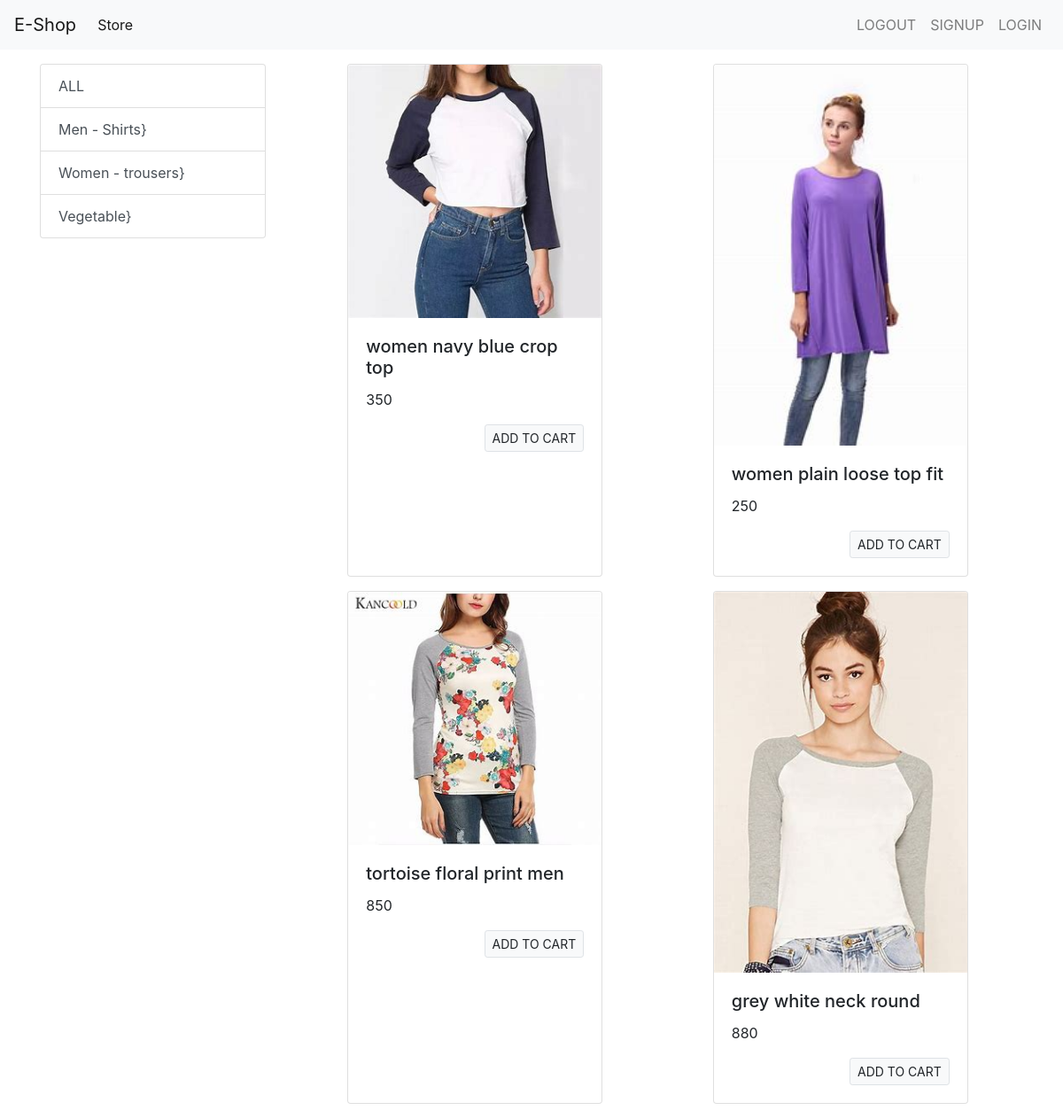
The app's page /?category=2 with its own data.
### store/models/category.py (models this page shows, shortened)
class Category(models.Model):
    name = models.CharField(max_length=20)
    @staticmethod
    def get_all_categories():
        return Category.objects.all();

### store/models/product.py (models this page shows, shortened)
class Product(models.Model):
    name = models.CharField(max_length=50)
    price = models.IntegerField(default=0)
    category = models.ForeignKey(Category, on_delete=models.CASCADE, default=1)
    description = models.CharField(max_length=200, default='', null=True, blank=True)
    image = models.ImageField(upload_to='uploads/products/')
    @staticmethod
    def get_all_products_by_Categoryid(category_id):
        if category_id:
            return Product.objects.filter(category = category_id)
        else:
            return Product.objects.all();

### store/views/home.py (the view, shortened to what this page needs)
# urls.py: path('', Index.as_view(), name = 'homepage'),
class Index(View):
    def get(self, request):
        products = None
        categories = Category.get_all_categories();
        categoryID = request.GET.get('category');
        if (categoryID):
            products = Product.get_all_products_by_Categoryid(categoryID);
        else:
            products = Product.get_all_products();
        data = {};
        data['products'] = products;
        data['categories'] = categories;
        print('you are : ', request.session.get("email"))
        print('email' in request.session)
        return render(request, 'index.html', data);

### store/templates/index.html (shortened to what this page needs)
{% extends 'base.html' %}
{%block content %}
<div class="container mt-3">
    <div class="row">
        <div class="col-lg-3 mx-auto">
            <div class="list-group">
                <a href="/" class="list-group-item list-group-item-action">ALL</a>
                {% for category in categories %}
                <a href="/?category={{category.id}}"
                   class="list-group-item list-group-item-action">{{category.name}}}</a>
                {% endfor %}
            </div>
        </div>
        <div id='products' class="col-lg-9 mx-auto">
            <div class="row mx-auto">
                {% for product in products%}
                <div class="card mx-auto mb-3" style="width: 18rem;">
                    <img class="card-img-top" src="{{product.image.url}}" alt="Card image cap">
                    <div class="card-body">
                        <h5 class="card-title">{{product.name}}</h5>
                        <p class="card-text">{{product.price}}</p>
                        <form action="/" method="post">
                            <input type="submit" class="float-right btn btn-light border btn-sm" value="ADD TO CART">
                        </form>
                    </div>
                </div>
                {%endfor%}
            </div>
        </div>
    </div>
</div>
{% endblock %}

### records on screen
Category: name "Men - Shirts"
Category: name "Women - trousers"
Category: name "Vegetable"
Product: image (picture), name "women navy blue crop top", price "350"
Product: image (picture), name "women plain loose top fit", price "250"
Product: image (picture), name "tortoise floral print men", price "850"
Product: image (picture), name "grey white neck round", price "880"
